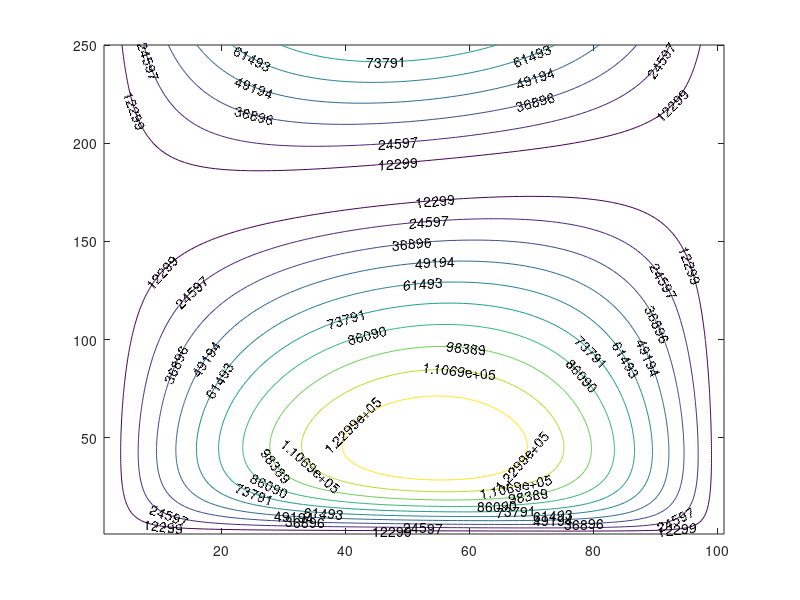

Write the MATLAB code that produced this figure.
%a = 2;
%b = 4;
T = 5;

function res = U(x, t)
    res = x - 2 .* t .* x + 5 .* sin(t);
end

function res_a = U_a(t)
    a = 2;
    res_a = U(a, t);
end

function res_b = U_b(t)
    b = 4;
    res_b = U(b, t);
end

function res_0 = U_0(x)
    res_0 = U(x, 0);
end

function res_f = F(x, t)
    res_f = exp(-x) .* t + x - t;
end

function next_time = crank_nicolson(xs, next_t, tau, delta, U_a, U_b, U_prev, F)
    h = xs(2) - xs(1);
    x_len = numel(xs) - 2;

    C_l = diag(repelem(h*h + 2*tau*delta, x_len));
    C_l = C_l + diag(repelem(-delta*tau, x_len-1), 1);
    C_l = C_l + diag(repelem(-delta*tau, x_len-1), -1);

    C_r = diag(repelem(h*h - 2*tau*(1-delta), x_len));
    C_r = C_r + diag(repelem((1-delta)*tau, x_len-1), 1);
    C_r = C_r + diag(repelem((1-delta)*tau, x_len-1), -1);

    right_side = C_r * U_prev(2:x_len+1) + F(xs(2:x_len+1), next_t-tau/2).' ...
        + cat(2, U_a(next_t), zeros(1, x_len-2), U_b(next_t)).';
    nxt = linsolve(C_l, right_side);
    next_time = cat(1, U_a(next_t), nxt, U_b(next_t));
end

xs = linspace(2, 4, 101);
prev_t = 0;
tau = 0.02;
delta = 1;
U_prev = U_0(xs).';

res = U_prev;
real = U_prev.';
for t = tau:tau:T-tau
    U_prev = crank_nicolson(xs, t, tau, delta, @U_a, @U_b, U_prev, @F);
    res = cat(2, res, U_prev);
    real = cat(1, real, U(xs, t));
end

disp('Результат:')
format shortG
%contour(res, 'ShowText', 'on')
contour(abs(res.' - real), 'ShowText', 'on')

